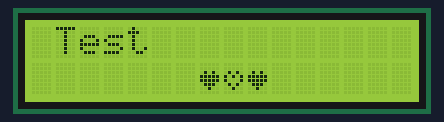
Bench run of a program on a simulated ESP32. Shown: 16×2 character LCD.

Above: at 0.1 s.
At 0.6 s:
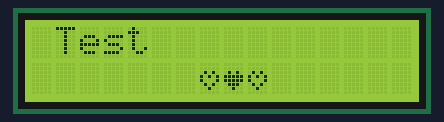

Measured:
- what the display in image 1 shows lasts 0.5 s, from 0.6 s to 1.1 s

The program:

main.cpp
```cpp
#include <LiquidCrystal.h>
#include <Wire.h>
// Creates an LCD object. Parameters: (RS, E, D4, D5, D6, D7)
LiquidCrystal lcd = LiquidCrystal(13,12,14,27,26,25);
// Make custom characters:
byte heart_h[8] = {
  B00000,
  B00000,
  B01010,
  B10101,
  B10001,
  B01010,
  B00100,
  B00000
};
byte heart_f[8] = {
  B00000,
  B00000,
  B01010,
  B11111,
  B11111,
  B01110,
  B00100,
  B00000
};
int z = 1;
int c = 2;
void setup() {
  // Specify the LCD's number of columns and rows:
  lcd.begin(16, 2);
  // Create a new characters:
  lcd.createChar (1, heart_h);    // load  heart_h to memory 1
  lcd.createChar (2, heart_f);  // load heart_f to memory 2
  lcd.clear();
  // Print a message to the lcd:
  lcd.setCursor(1,0);
  lcd.print("Test");
}
void loop() {
  c = c - 1;
  z = z + 1;
  // Print all the custom characters:
  lcd.setCursor(7,2); //set cursor to bottom left second line
  lcd.print(char(z));
  lcd.print(char(c));
  lcd.print(char(z));
  if (z==2){
    z = 0;
    c = 3;
    }
  delay(500);
}
```
